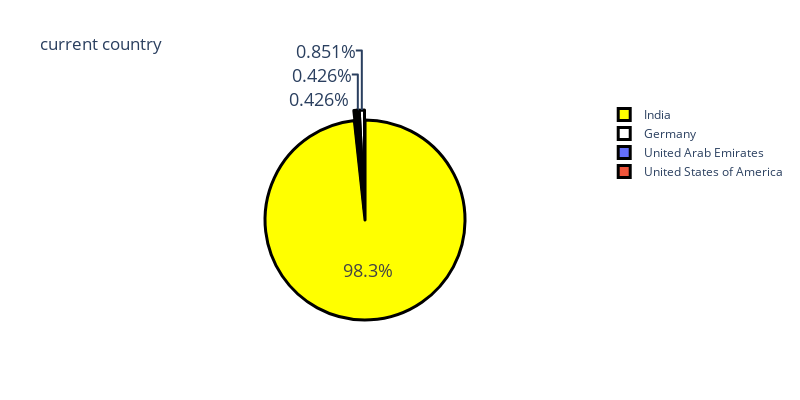

Write notebook code for a chart like this one.
### Markdown cell above
### Analysis of the country (prcentage who belongs of employees from which country)

### Code cell
country_counts = data['Your Current Country.'].value_counts()
label = country_counts.index
counts = country_counts.values
colors = ['yellow','white']
country_counts.columns = ['Country', 'Count']
fig = go.Figure(data = [go.Pie(labels = label, values = counts)])
fig.update_layout(title_text = 'current country', width = 800, height = 400)
fig.update_traces(hoverinfo = 'label+value', textinfo = 'percent', textfont_size = 18, marker = dict(colors = colors, line = dict(color = 'black', width = 3)), pull = [0.1])

fig.show()

### Figure 1 — Plotly figure (JSON) as saved in the notebook; plotly's stock layout.template omitted (floating-point values rounded to 4 significant figures)
{"data": [{"hoverinfo": "label+value", "labels": ["India", "Germany", "United Arab Emirates", "United States of America"], "marker": {"colors": ["yellow", "white"], "line": {"color": "black", "width": 3}}, "pull": [0.1], "textfont": {"size": 18}, "textinfo": "percent", "type": "pie", "values": [231, 2, 1, 1]}], "layout": {"height": 400, "title": {"text": "current country"}, "width": 800}}
